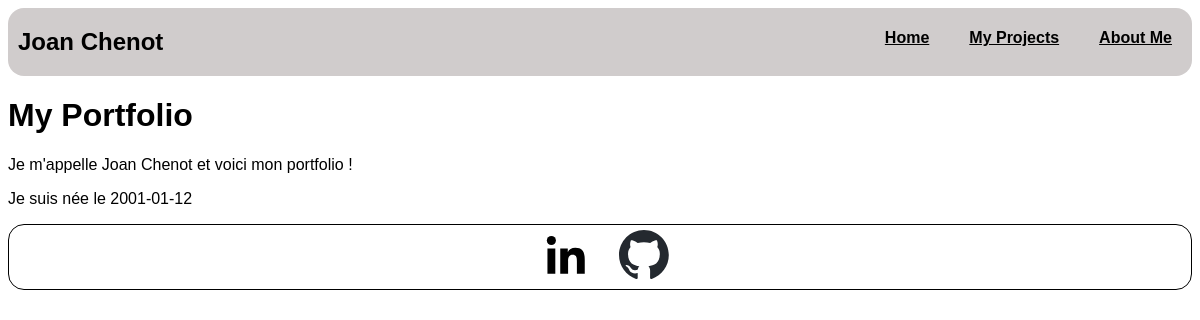
The page / on the database its author committed.
### tables this page shows
CREATE TABLE Me(id INT PRIMARY KEY, firstname VARCHAR(20) NOT NULL, lastname VARCHAR(20) NOT NULL, email VARCHAR(30), phone INT, address VARCHAR(64), country VARCHAR(50), birth_date DATE, description VARCHAR(256));

### index.php (the view)
<?php
require "header.php";
?>
<div>
    <h1>My Portfolio</h1>
    <div>
        <p>Je m'appelle <?php echo $info['firstname'], " ", $info['lastname']?> et voici mon portfolio !</p>
        <p>Je suis née le <?php echo $info['birth_date']?></p>
    </div>
</div>
<?php
require "footer.php"
?>

### header.php (shortened to what this page needs)
<?php
$servername = "localhost";
$username = "paul";
$password = "3UhyXkth";
$conn = new PDO("mysql:host=$servername;dbname=Portfolio", $username, $password);
$conn->setAttribute(PDO::ATTR_ERRMODE, PDO::ERRMODE_EXCEPTION);
$sql = "SELECT * FROM Me WHERE id=?";
$result = $conn->prepare($sql);
$result->execute(array(2));
$info = $result->fetch();
?>
<!DOCTYPE html>
<html lang="en">
<head>
    <link rel="stylesheet" href="../style.css" />
</head>
<body>
    <header>
            <div><h2> <?=$info['firstname'], " ", $info['lastname'];?> </h2></div><a href="tel:+"></a>
            <nav class="menu">
                <div class="option"><h4><a href="./index.php">Home</a></h4></div>
                <div class="option"><h4><a href="./Projects.php">My Projects</a></h4></div>
                <div class="option"><h4><a href="./aboutMe.php">About Me</a></h4></div>
            </nav>
        </header>

### style.css (style rules this page uses)
header { display: flex; justify-content: space-between; background-color: rgb(208, 204, 204); border-radius: 1rem; padding-left: 10px; }
body { font-family: Arial, Helvetica, sans-serif; }
.menu { display: flex; justify-content: space-between; text-align: center; }
.option { background-color: inherit; margin-left: 20px; height: fit-content; margin-right: 20px; transition: transform .2s; }
.option a { color: black; }

### rows shown on the page
me: firstname "Joan", lastname "Chenot", birth_date "2001-01-12"
